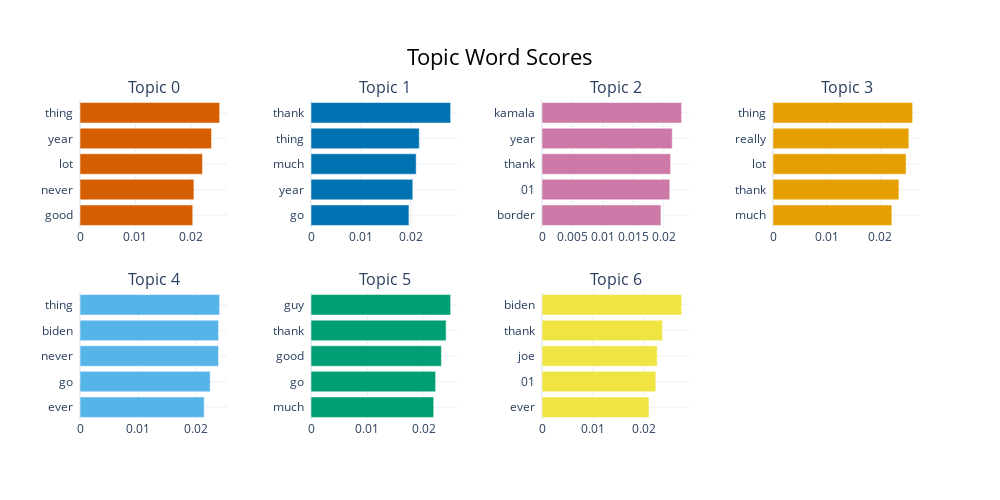

Here is the notebook cell this chart was saved with:
### Code cell
bert_model.visualize_barchart()

### Figure 1 — Plotly figure (JSON) as saved in the notebook; plotly's stock layout.template omitted (floating-point values rounded to 4 significant figures)
{"data": [{"marker": {"color": "#D55E00"}, "orientation": "h", "type": "bar", "x": [0.02034, 0.02055, 0.0221, 0.02373, 0.02519], "xaxis": "x", "y": ["good  ", "never  ", "lot  ", "year  ", "thing  "], "yaxis": "y"}, {"marker": {"color": "#0072B2"}, "orientation": "h", "type": "bar", "x": [0.01963, 0.02041, 0.02108, 0.02171, 0.02799], "xaxis": "x2", "y": ["go  ", "year  ", "much  ", "thing  ", "thank  "], "yaxis": "y2"}, {"marker": {"color": "#CC79A7"}, "orientation": "h", "type": "bar", "x": [0.01954, 0.021, 0.02113, 0.0214, 0.02294], "xaxis": "x3", "y": ["border  ", "01  ", "thank  ", "year  ", "kamala  "], "yaxis": "y3"}, {"marker": {"color": "#E69F00"}, "orientation": "h", "type": "bar", "x": [0.02215, 0.02347, 0.02481, 0.02532, 0.02603], "xaxis": "x4", "y": ["much  ", "thank  ", "lot  ", "really  ", "thing  "], "yaxis": "y4"}, {"marker": {"color": "#56B4E9"}, "orientation": "h", "type": "bar", "x": [0.02132, 0.02236, 0.02379, 0.0238, 0.02399], "xaxis": "x5", "y": ["ever  ", "go  ", "never  ", "biden  ", "thing  "], "yaxis": "y5"}, {"marker": {"color": "#009E73"}, "orientation": "h", "type": "bar", "x": [0.02176, 0.02209, 0.02311, 0.02395, 0.02476], "xaxis": "x6", "y": ["much  ", "go  ", "good  ", "thank  ", "guy  "], "yaxis": "y6"}, {"marker": {"color": "#F0E442"}, "orientation": "h", "type": "bar", "x": [0.02106, 0.02241, 0.02268, 0.02372, 0.0275], "xaxis": "x7", "y": ["ever  ", "01  ", "joe  ", "thank  ", "biden  "], "yaxis": "y7"}], "layout": {"annotations": [{"font": {"size": 16}, "showarrow": false, "text": "Topic 0", "x": 0.0875, "xanchor": "center", "xref": "paper", "y": 1, "yanchor": "bottom", "yref": "paper"}, {"font": {"size": 16}, "showarrow": false, "text": "Topic 1", "x": 0.3625, "xanchor": "center", "xref": "paper", "y": 1, "yanchor": "bottom", "yref": "paper"}, {"font": {"size": 16}, "showarrow": false, "text": "Topic 2", "x": 0.6375, "xanchor": "center", "xref": "paper", "y": 1, "yanchor": "bottom", "yref": "paper"}, {"font": {"size": 16}, "showarrow": false, "text": "Topic 3", "x": 0.9125, "xanchor": "center", "xref": "paper", "y": 1, "yanchor": "bottom", "yref": "paper"}, {"font": {"size": 16}, "showarrow": false, "text": "Topic 4", "x": 0.0875, "xanchor": "center", "xref": "paper", "y": 0.4, "yanchor": "bottom", "yref": "paper"}, {"font": {"size": 16}, "showarrow": false, "text": "Topic 5", "x": 0.3625, "xanchor": "center", "xref": "paper", "y": 0.4, "yanchor": "bottom", "yref": "paper"}, {"font": {"size": 16}, "showarrow": false, "text": "Topic 6", "x": 0.6375, "xanchor": "center", "xref": "paper", "y": 0.4, "yanchor": "bottom", "yref": "paper"}], "height": 500, "hoverlabel": {"bgcolor": "white", "font": {"family": "Rockwell", "size": 16}}, "showlegend": false, "title": {"font": {"color": "Black", "size": 22}, "text": "Topic Word Scores", "x": 0.5, "xanchor": "center", "yanchor": "top"}, "width": 1000, "xaxis": {"anchor": "y", "domain": [0, 0.175], "showgrid": true}, "xaxis2": {"anchor": "y2", "domain": [0.275, 0.45], "showgrid": true}, "xaxis3": {"anchor": "y3", "domain": [0.55, 0.725], "showgrid": true}, "xaxis4": {"anchor": "y4", "domain": [0.825, 1], "showgrid": true}, "xaxis5": {"anchor": "y5", "domain": [0, 0.175], "showgrid": true}, "xaxis6": {"anchor": "y6", "domain": [0.275, 0.45], "showgrid": true}, "xaxis7": {"anchor": "y7", "domain": [0.55, 0.725], "showgrid": true}, "xaxis8": {"anchor": "y8", "domain": [0.825, 1], "showgrid": true}, "yaxis": {"anchor": "x", "domain": [0.6, 1], "showgrid": true}, "yaxis2": {"anchor": "x2", "domain": [0.6, 1], "showgrid": true}, "yaxis3": {"anchor": "x3", "domain": [0.6, 1], "showgrid": true}, "yaxis4": {"anchor": "x4", "domain": [0.6, 1], "showgrid": true}, "yaxis5": {"anchor": "x5", "domain": [0, 0.4], "showgrid": true}, "yaxis6": {"anchor": "x6", "domain": [0, 0.4], "showgrid": true}, "yaxis7": {"anchor": "x7", "domain": [0, 0.4], "showgrid": true}, "yaxis8": {"anchor": "x8", "domain": [0, 0.4], "showgrid": true}}}
